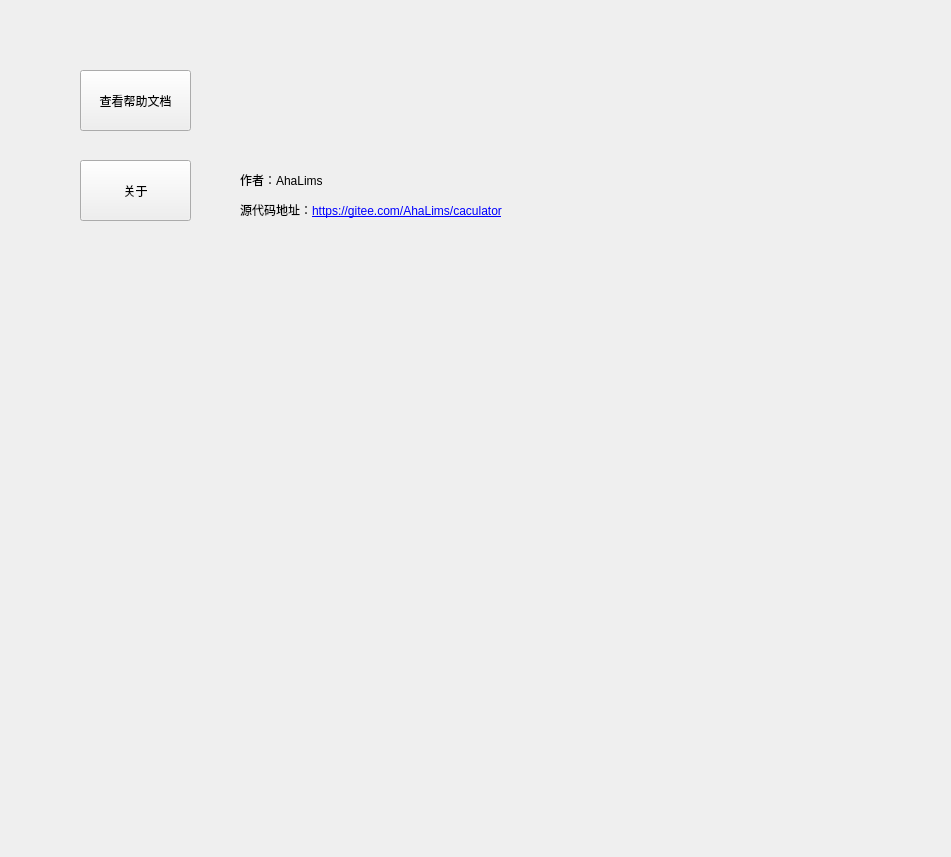
<?xml version="1.0" encoding="UTF-8"?>
<ui version="4.0">
 <class>help_windowClass</class>
 <widget class="QWidget" name="help_windowClass">
  <property name="geometry">
   <rect>
    <x>0</x>
    <y>0</y>
    <width>951</width>
    <height>857</height>
   </rect>
  </property>
  <property name="windowTitle">
   <string>help_window</string>
  </property>
  <property name="styleSheet">
   <string notr="true">#help_window-help_window{background-image: url(:/caculator_gui/picture/background.jpg);}</string>
  </property>
  <widget class="QPushButton" name="help_button">
   <property name="geometry">
    <rect>
     <x>80</x>
     <y>70</y>
     <width>111</width>
     <height>61</height>
    </rect>
   </property>
   <property name="text">
    <string>查看帮助文档</string>
   </property>
  </widget>
  <widget class="QPushButton" name="about_button">
   <property name="geometry">
    <rect>
     <x>80</x>
     <y>160</y>
     <width>111</width>
     <height>61</height>
    </rect>
   </property>
   <property name="text">
    <string>关于</string>
   </property>
  </widget>
  <widget class="QLabel" name="about_label">
   <property name="geometry">
    <rect>
     <x>240</x>
     <y>150</y>
     <width>401</width>
     <height>91</height>
    </rect>
   </property>
   <property name="text">
    <string>&lt;html&gt;&lt;head/&gt;&lt;body&gt;&lt;p&gt;作者：AhaLims&lt;/p&gt;&lt;p&gt;源代码地址：&lt;a href=&quot;https://gitee.com/AhaLims/caculator&quot;&gt;&lt;span style=&quot; text-decoration: underline; color:#0000ff;&quot;&gt;https://gitee.com/AhaLims/caculator&lt;/span&gt;&lt;/a&gt;&lt;/p&gt;&lt;/body&gt;&lt;/html&gt;</string>
   </property>
  </widget>
 </widget>
 <layoutdefault spacing="6" margin="11"/>
 <resources>
  <include location="caculator_gui.qrc"/>
 </resources>
 <connections/>
</ui>
